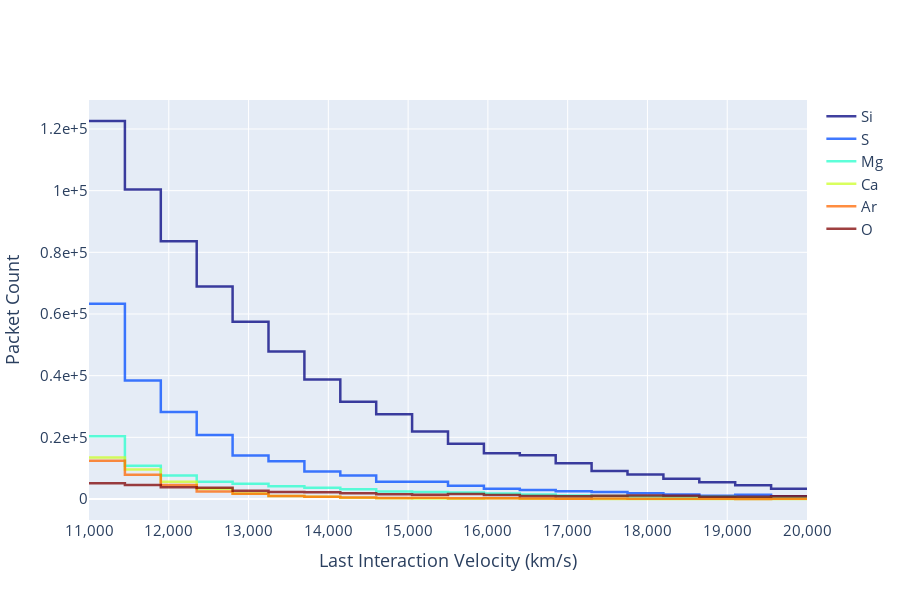

The code cell stored with this chart in its notebook:
### Markdown cell above
The `nelements` option allows you to plot the top contributing elements to the spectrum. Only the top elements are shown in the plot. Please note this works only for elements and not for ions.

### Code cell
plotter.generate_plot_ply(nelements=10)
